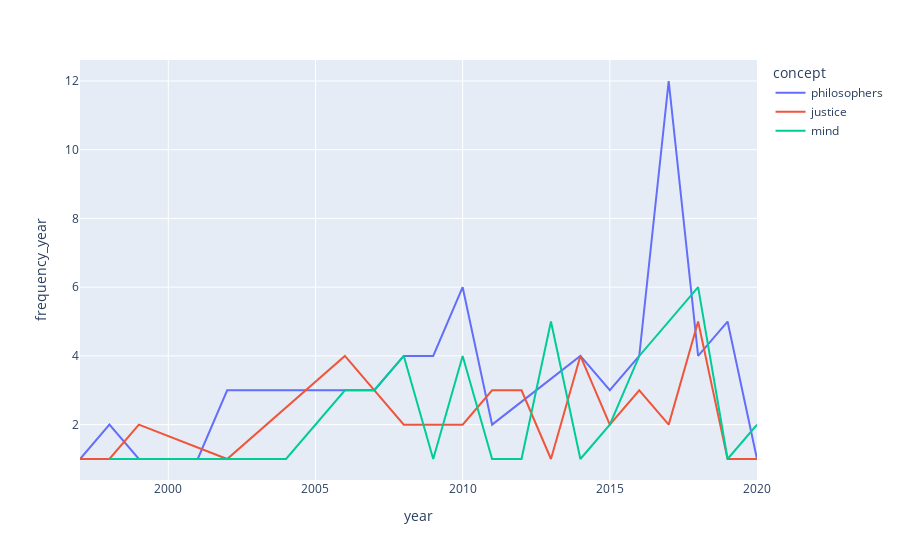

This figure's notebook cell:
### Markdown cell above
## 5. Trend Analysis: topics growth 

If we focus on concepts that appear across multiple years, it is pretty interesting to examine their growth / decrease by comparing their frequency (or score) across those years.

### Code cell
#
# create dataframe with statistics for all years 
#

concepts_by_year = concepts.copy()
concepts_by_year['frequency_year'] = concepts_by_year.groupby(['year', 'concept'])['concept'].transform('count')
concepts_by_year['score_avg_year'] = concepts_by_year.groupby(['year', 'concept'])['score'].transform('mean').round(5)

concepts_by_year = concepts_by_year.drop_duplicates(subset=['concept', 'year'])\
                    [['concept', 'frequency', 'score_avg', 'year', 'frequency_year', 'score_avg_year']]


#
# pick 3 frequent concepts programmatically
#

temp = concepts_unique.query(f"""frequency >= 10 & frequency <= 100 & score_avg >= 0.4 """)\
                    .sort_values(["frequency", "score_avg", ], ascending=False)
FOCUS = temp['concept'].to_list()[:3] 


#
# plot their frequency over the years
#

data = concepts_by_year[concepts_by_year['concept'].isin(FOCUS)].sort_values("year")

px.line(data,
        x="year",
        y="frequency_year",
        color="concept",
       )

### Figure 1 — Plotly figure (JSON) as saved in the notebook; plotly's stock layout.template omitted (floating-point values rounded to 4 significant figures)
{"data": [{"hovertemplate": "concept=philosophers<br>year=%{x}<br>frequency_year=%{y}<extra></extra>", "legendgroup": "philosophers", "line": {"color": "#636efa", "dash": "solid"}, "mode": "lines", "name": "philosophers", "orientation": "v", "showlegend": true, "type": "scatter", "x": [1997, 1998, 1999, 2001, 2002, 2007, 2008, 2009, 2010, 2011, 2014, 2015, 2016, 2017, 2018, 2019, 2020], "xaxis": "x", "y": [1, 2, 1, 1, 3, 3, 4, 4, 6, 2, 4, 3, 4, 12, 4, 5, 1], "yaxis": "y"}, {"hovertemplate": "concept=justice<br>year=%{x}<br>frequency_year=%{y}<extra></extra>", "legendgroup": "justice", "line": {"color": "#EF553B", "dash": "solid"}, "mode": "lines", "name": "justice", "orientation": "v", "showlegend": true, "type": "scatter", "x": [1997, 1998, 1999, 2002, 2006, 2008, 2010, 2011, 2012, 2013, 2014, 2015, 2016, 2017, 2018, 2019, 2020], "xaxis": "x", "y": [1, 1, 2, 1, 4, 2, 2, 3, 3, 1, 4, 2, 3, 2, 5, 1, 1], "yaxis": "y"}, {"hovertemplate": "concept=mind<br>year=%{x}<br>frequency_year=%{y}<extra></extra>", "legendgroup": "mind", "line": {"color": "#00cc96", "dash": "solid"}, "mode": "lines", "name": "mind", "orientation": "v", "showlegend": true, "type": "scatter", "x": [1998, 1999, 2001, 2002, 2004, 2006, 2007, 2008, 2009, 2010, 2011, 2012, 2013, 2014, 2015, 2016, 2017, 2018, 2019, 2020], "xaxis": "x", "y": [1, 1, 1, 1, 1, 3, 3, 4, 1, 4, 1, 1, 5, 1, 2, 4, 5, 6, 1, 2], "yaxis": "y"}], "layout": {"autosize": true, "legend": {"title": {"text": "concept"}, "tracegroupgap": 0}, "margin": {"t": 60}, "xaxis": {"anchor": "y", "autorange": true, "domain": [0, 1], "range": [1997, 2020], "title": {"text": "year"}, "type": "linear"}, "yaxis": {"anchor": "x", "autorange": true, "domain": [0, 1], "range": [0.3889, 12.61], "title": {"text": "frequency_year"}, "type": "linear"}}}
